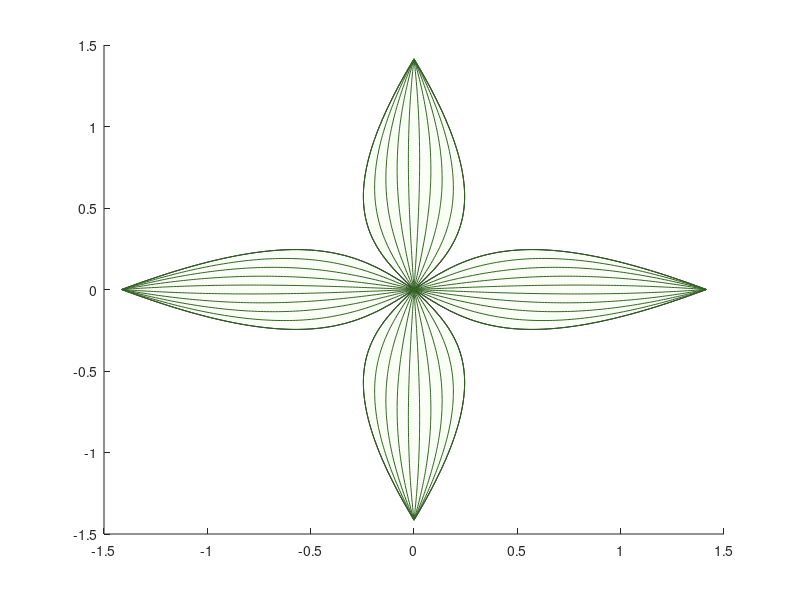

MATLAB code for this plot: (Note: this script raises an error after producing the figure.)
%% A nonlinear bit of Christmas cheer
% by Jason Conklin, Nov-Dec 2017

%% set up inputs and outputs

xx = (-1:0.01:1);

% allocate empty vectors

y_a(1,:) = nan(length(xx),1);
y_a(2,:) = nan(length(xx),1);
y_a(3,:) = nan(length(xx),1);
y_a(4,:) = nan(length(xx),1);
y_a(5,:) = nan(length(xx),1);

y_b(1,:) = nan(length(xx),1);
y_b(2,:) = nan(length(xx),1);
y_b(3,:) = nan(length(xx),1);
y_b(4,:) = nan(length(xx),1);
y_b(5,:) = nan(length(xx),1);

%% build some curves
% syms u m
% 
% f(u,m) = u * (m + (1-m)*u^2);
% g(u,m) = finverse(f);
% 
% yy0 = xx;
% 
% for i = 1:5
%     M = (0.2 * i) - 0.1;
%     y_a(i,:) = f(xx, M);
%     y_b(i,:) = g(xx, M);
% end

y_a = [-1,-1,-1,-1,-1; ...
    -0.972269100000000,-0.976209300000000,-0.980149500000000,-0.984089700000000,-0.988029900000000; ...
    -0.945072800000000,-0.952834400000000,-0.960596000000000,-0.968357600000000,-0.976119200000000; ...
    -0.918405700000000,-0.929871100000000,-0.941336500000000,-0.952801900000000,-0.964267300000000; ...
    -0.892262400000000,-0.907315200000000,-0.922368000000000,-0.937420800000000,-0.952473600000000; ...
    -0.866637500000000,-0.885162500000000,-0.903687500000000,-0.922212500000000,-0.940737500000000; ...
    -0.841525600000000,-0.863408800000000,-0.885292000000000,-0.907175200000000,-0.929058400000000; ...
    -0.816921300000000,-0.842049900000000,-0.867178500000000,-0.892307100000000,-0.917435700000000; ...
    -0.792819200000000,-0.821081600000000,-0.849344000000000,-0.877606400000000,-0.905868800000000; ...
    -0.769213900000000,-0.800499700000000,-0.831785500000000,-0.863071300000000,-0.894357100000000; ...
    -0.746100000000000,-0.780300000000000,-0.814500000000000,-0.848700000000000,-0.882900000000000; ...
    -0.723472100000000,-0.760478300000000,-0.797484500000000,-0.834490700000000,-0.871496900000000; ...
    -0.701324800000000,-0.741030400000000,-0.780736000000000,-0.820441600000000,-0.860147200000000; ...
    -0.679652700000000,-0.721952100000000,-0.764251500000000,-0.806550900000000,-0.848850300000000; ...
    -0.658450400000000,-0.703239200000000,-0.748028000000000,-0.792816800000000,-0.837605600000000; ...
    -0.637712500000000,-0.684887500000000,-0.732062500000000,-0.779237500000000,-0.826412500000000; ...
    -0.617433600000000,-0.666892800000000,-0.716352000000000,-0.765811200000000,-0.815270400000000; ...
    -0.597608300000000,-0.649250900000000,-0.700893500000000,-0.752536100000000,-0.804178700000000; ...
    -0.578231200000000,-0.631957600000000,-0.685684000000000,-0.739410400000000,-0.793136800000000; ...
    -0.559296900000000,-0.615008700000000,-0.670720500000000,-0.726432300000000,-0.782144100000000; ...
    -0.540800000000000,-0.598400000000000,-0.656000000000000,-0.713600000000000,-0.771200000000000; ...
    -0.522735100000000,-0.582127300000000,-0.641519500000000,-0.700911700000000,-0.760303900000000; ...
    -0.505096800000000,-0.566186400000000,-0.627276000000000,-0.688365600000000,-0.749455200000000; ...
    -0.487879700000000,-0.550573100000000,-0.613266500000000,-0.675959900000000,-0.738653300000000; ...
    -0.471078400000000,-0.535283200000000,-0.599488000000000,-0.663692800000000,-0.727897600000000; ...
    -0.454687500000000,-0.520312500000000,-0.585937500000000,-0.651562500000000,-0.717187500000000; ...
    -0.438701600000000,-0.505656800000000,-0.572612000000000,-0.639567200000000,-0.706522400000000; ...
    -0.423115300000000,-0.491311900000000,-0.559508500000000,-0.627705100000000,-0.695901700000000; ...
    -0.407923200000000,-0.477273600000000,-0.546624000000000,-0.615974400000000,-0.685324800000000; ...
    -0.393119900000000,-0.463537700000000,-0.533955500000000,-0.604373300000000,-0.674791100000000; ...
    -0.378700000000000,-0.450100000000000,-0.521500000000000,-0.592900000000000,-0.664300000000000; ...
    -0.364658100000000,-0.436956300000000,-0.509254500000000,-0.581552700000000,-0.653850900000000; ...
    -0.350988800000000,-0.424102400000000,-0.497216000000000,-0.570329600000000,-0.643443200000000; ...
    -0.337686700000000,-0.411534100000000,-0.485381500000000,-0.559228900000000,-0.633076300000000; ...
    -0.324746400000000,-0.399247200000000,-0.473748000000000,-0.548248800000000,-0.622749600000000; ...
    -0.312162500000000,-0.387237500000000,-0.462312500000000,-0.537387500000000,-0.612462500000000; ...
    -0.299929600000000,-0.375500800000000,-0.451072000000000,-0.526643200000000,-0.602214400000000; ...
    -0.288042300000000,-0.364032900000000,-0.440023500000000,-0.516014100000000,-0.592004700000000; ...
    -0.276495200000000,-0.352829600000000,-0.429164000000000,-0.505498400000000,-0.581832800000000; ...
    -0.265282900000000,-0.341886700000000,-0.418490500000000,-0.495094300000000,-0.571698100000000; ...
    -0.254400000000000,-0.331200000000000,-0.408000000000000,-0.484800000000000,-0.561600000000000; ...
    -0.243841100000000,-0.320765300000000,-0.397689500000000,-0.474613700000000,-0.551537900000000; ...
    -0.233600800000000,-0.310578400000000,-0.387556000000000,-0.464533600000000,-0.541511200000000; ...
    -0.223673700000000,-0.300635100000000,-0.377596500000000,-0.454557900000000,-0.531519300000000; ...
    -0.214054400000000,-0.290931200000000,-0.367808000000000,-0.444684800000000,-0.521561600000000; ...
    -0.204737500000000,-0.281462500000000,-0.358187500000000,-0.434912500000000,-0.511637500000000; ...
    -0.195717600000000,-0.272224800000000,-0.348732000000000,-0.425239200000000,-0.501746400000000; ...
    -0.186989300000000,-0.263213900000000,-0.339438500000000,-0.415663100000000,-0.491887700000000; ...
    -0.178547200000000,-0.254425600000000,-0.330304000000000,-0.406182400000000,-0.482060800000000; ...
    -0.170385900000000,-0.245855700000000,-0.321325500000000,-0.396795300000000,-0.472265100000000; ...
    -0.162500000000000,-0.237500000000000,-0.312500000000000,-0.387500000000000,-0.462500000000000; ...
    -0.154884100000000,-0.229354300000000,-0.303824500000000,-0.378294700000000,-0.452764900000000; ...
    -0.147532800000000,-0.221414400000000,-0.295296000000000,-0.369177600000000,-0.443059200000000; ...
    -0.140440700000000,-0.213676100000000,-0.286911500000000,-0.360146900000000,-0.433382300000000; ...
    -0.133602400000000,-0.206135200000000,-0.278668000000000,-0.351200800000000,-0.423733600000000; ...
    -0.127012500000000,-0.198787500000000,-0.270562500000000,-0.342337500000000,-0.414112500000000; ...
    -0.120665600000000,-0.191628800000000,-0.262592000000000,-0.333555200000000,-0.404518400000000; ...
    -0.114556300000000,-0.184654900000000,-0.254753500000000,-0.324852100000000,-0.394950700000000; ...
    -0.108679200000000,-0.177861600000000,-0.247044000000000,-0.316226400000000,-0.385408800000000; ...
    -0.103028900000000,-0.171244700000000,-0.239460500000000,-0.307676300000000,-0.375892100000000; ...
    -0.0976000000000000,-0.164800000000000,-0.232000000000000,-0.299200000000000,-0.366400000000000; ...
    -0.0923871000000000,-0.158523300000000,-0.224659500000000,-0.290795700000000,-0.356931900000000; ...
    -0.0873848000000000,-0.152410400000000,-0.217436000000000,-0.282461600000000,-0.347487200000000; ...
    -0.0825877000000000,-0.146457100000000,-0.210326500000000,-0.274195900000000,-0.338065300000000; ...
    -0.0779904000000000,-0.140659200000000,-0.203328000000000,-0.265996800000000,-0.328665600000000; ...
    -0.0735875000000000,-0.135012500000000,-0.196437500000000,-0.257862500000000,-0.319287500000000; ...
    -0.0693736000000000,-0.129512800000000,-0.189652000000000,-0.249791200000000,-0.309930400000000; ...
    -0.0653433000000000,-0.124155900000000,-0.182968500000000,-0.241781100000000,-0.300593700000000; ...
    -0.0614912000000000,-0.118937600000000,-0.176384000000000,-0.233830400000000,-0.291276800000000; ...
    -0.0578119000000000,-0.113853700000000,-0.169895500000000,-0.225937300000000,-0.281979100000000; ...
    -0.0543000000000000,-0.108900000000000,-0.163500000000000,-0.218100000000000,-0.272700000000000; ...
    -0.0509501000000000,-0.104072300000000,-0.157194500000000,-0.210316700000000,-0.263438900000000; ...
    -0.0477568000000000,-0.0993664000000000,-0.150976000000000,-0.202585600000000,-0.254195200000000; ...
    -0.0447147000000000,-0.0947781000000000,-0.144841500000000,-0.194904900000000,-0.244968300000000; ...
    -0.0418184000000000,-0.0903032000000000,-0.138788000000000,-0.187272800000000,-0.235757600000000; ...
    -0.0390625000000000,-0.0859375000000000,-0.132812500000000,-0.179687500000000,-0.226562500000000; ...
    -0.0364416000000000,-0.0816768000000000,-0.126912000000000,-0.172147200000000,-0.217382400000000; ...
    -0.0339503000000000,-0.0775169000000000,-0.121083500000000,-0.164650100000000,-0.208216700000000; ...
    -0.0315832000000000,-0.0734536000000000,-0.115324000000000,-0.157194400000000,-0.199064800000000; ...
    -0.0293349000000000,-0.0694827000000000,-0.109630500000000,-0.149778300000000,-0.189926100000000; ...
    -0.0272000000000000,-0.0656000000000000,-0.104000000000000,-0.142400000000000,-0.180800000000000; ...
    -0.0251731000000000,-0.0618013000000000,-0.0984295000000000,-0.135057700000000,-0.171685900000000; ...
    -0.0232488000000000,-0.0580824000000000,-0.0929160000000000,-0.127749600000000,-0.162583200000000; ...
    -0.0214217000000000,-0.0544391000000000,-0.0874565000000000,-0.120473900000000,-0.153491300000000; ...
    -0.0196864000000000,-0.0508672000000000,-0.0820480000000000,-0.113228800000000,-0.144409600000000; ...
    -0.0180375000000000,-0.0473625000000000,-0.0766875000000000,-0.106012500000000,-0.135337500000000; ...
    -0.0164696000000000,-0.0439208000000000,-0.0713720000000000,-0.0988232000000000,-0.126274400000000; ...
    -0.0149773000000000,-0.0405379000000000,-0.0660985000000000,-0.0916591000000000,-0.117219700000000; ...
    -0.0135552000000000,-0.0372096000000000,-0.0608640000000000,-0.0845184000000000,-0.108172800000000; ...
    -0.0121979000000000,-0.0339317000000000,-0.0556655000000000,-0.0773993000000000,-0.0991331000000000; ...
    -0.0109000000000000,-0.0307000000000000,-0.0505000000000000,-0.0703000000000000,-0.0901000000000000; ...
    -0.00965610000000000,-0.0275103000000000,-0.0453645000000000,-0.0632187000000000,-0.0810729000000000; ...
    -0.00846080000000000,-0.0243584000000000,-0.0402560000000000,-0.0561536000000000,-0.0720512000000000; ...
    -0.00730870000000000,-0.0212401000000000,-0.0351715000000000,-0.0491029000000000,-0.0630343000000000; ...
    -0.00619440000000000,-0.0181512000000000,-0.0301080000000000,-0.0420648000000000,-0.0540216000000000; ...
    -0.00511250000000000,-0.0150875000000000,-0.0250625000000000,-0.0350375000000000,-0.0450125000000000; ...
    -0.00405760000000000,-0.0120448000000000,-0.0200320000000000,-0.0280192000000000,-0.0360064000000000; ...
    -0.00302430000000000,-0.00901890000000000,-0.0150135000000000,-0.0210081000000000,-0.0270027000000000; ...
    -0.00200720000000000,-0.00600560000000000,-0.0100040000000000,-0.0140024000000000,-0.0180008000000000; ...
    -0.00100090000000000,-0.00300070000000000,-0.00500050000000000,-0.00700030000000000,-0.00900010000000000; ...
    0,0,0,0,0; ...
    0.00100090000000000,0.00300070000000000,0.00500050000000000,0.00700030000000000,0.00900010000000000; ...
    0.00200720000000000,0.00600560000000000,0.0100040000000000,0.0140024000000000,0.0180008000000000; ...
    0.00302430000000000,0.00901890000000000,0.0150135000000000,0.0210081000000000,0.0270027000000000; ...
    0.00405760000000000,0.0120448000000000,0.0200320000000000,0.0280192000000000,0.0360064000000000; ...
    0.00511250000000000,0.0150875000000000,0.0250625000000000,0.0350375000000000,0.0450125000000000; ...
    0.00619440000000000,0.0181512000000000,0.0301080000000000,0.0420648000000000,0.0540216000000000; ...
    0.00730870000000000,0.0212401000000000,0.0351715000000000,0.0491029000000000,0.0630343000000000; ...
    0.00846080000000000,0.0243584000000000,0.0402560000000000,0.0561536000000000,0.0720512000000000; ...
    0.00965610000000000,0.0275103000000000,0.0453645000000000,0.0632187000000000,0.0810729000000000; ...
    0.0109000000000000,0.0307000000000000,0.0505000000000000,0.0703000000000000,0.0901000000000000; ...
    0.0121979000000000,0.0339317000000000,0.0556655000000000,0.0773993000000000,0.0991331000000000; ...
    0.0135552000000000,0.0372096000000000,0.0608640000000000,0.0845184000000000,0.108172800000000; ...
    0.0149773000000000,0.0405379000000000,0.0660985000000000,0.0916591000000000,0.117219700000000; ...
    0.0164696000000000,0.0439208000000000,0.0713720000000000,0.0988232000000000,0.126274400000000; ...
    0.0180375000000000,0.0473625000000000,0.0766875000000000,0.106012500000000,0.135337500000000; ...
    0.0196864000000000,0.0508672000000000,0.0820480000000000,0.113228800000000,0.144409600000000; ...
    0.0214217000000000,0.0544391000000000,0.0874565000000000,0.120473900000000,0.153491300000000; ...
    0.0232488000000000,0.0580824000000000,0.0929160000000000,0.127749600000000,0.162583200000000; ...
    0.0251731000000000,0.0618013000000000,0.0984295000000000,0.135057700000000,0.171685900000000; ...
    0.0272000000000000,0.0656000000000000,0.104000000000000,0.142400000000000,0.180800000000000; ...
    0.0293349000000000,0.0694827000000000,0.109630500000000,0.149778300000000,0.189926100000000; ...
    0.0315832000000000,0.0734536000000000,0.115324000000000,0.157194400000000,0.199064800000000; ...
    0.0339503000000000,0.0775169000000000,0.121083500000000,0.164650100000000,0.208216700000000; ...
    0.0364416000000000,0.0816768000000000,0.126912000000000,0.172147200000000,0.217382400000000; ...
    0.0390625000000000,0.0859375000000000,0.132812500000000,0.179687500000000,0.226562500000000; ...
    0.0418184000000000,0.0903032000000000,0.138788000000000,0.187272800000000,0.235757600000000; ...
    0.0447147000000000,0.0947781000000000,0.144841500000000,0.194904900000000,0.244968300000000; ...
    0.0477568000000000,0.0993664000000000,0.150976000000000,0.202585600000000,0.254195200000000; ...
    0.0509501000000000,0.104072300000000,0.157194500000000,0.210316700000000,0.263438900000000; ...
    0.0543000000000000,0.108900000000000,0.163500000000000,0.218100000000000,0.272700000000000; ...
    0.0578119000000000,0.113853700000000,0.169895500000000,0.225937300000000,0.281979100000000; ...
    0.0614912000000000,0.118937600000000,0.176384000000000,0.233830400000000,0.291276800000000; ...
    0.0653433000000000,0.124155900000000,0.182968500000000,0.241781100000000,0.300593700000000; ...
    0.0693736000000000,0.129512800000000,0.189652000000000,0.249791200000000,0.309930400000000; ...
    0.0735875000000000,0.135012500000000,0.196437500000000,0.257862500000000,0.319287500000000; ...
    0.0779904000000000,0.140659200000000,0.203328000000000,0.265996800000000,0.328665600000000; ...
    0.0825877000000000,0.146457100000000,0.210326500000000,0.274195900000000,0.338065300000000; ...
    0.0873848000000000,0.152410400000000,0.217436000000000,0.282461600000000,0.347487200000000; ...
    0.0923871000000000,0.158523300000000,0.224659500000000,0.290795700000000,0.356931900000000; ...
    0.0976000000000000,0.164800000000000,0.232000000000000,0.299200000000000,0.366400000000000; ...
    0.103028900000000,0.171244700000000,0.239460500000000,0.307676300000000,0.375892100000000; ...
    0.108679200000000,0.177861600000000,0.247044000000000,0.316226400000000,0.385408800000000; ...
    0.114556300000000,0.184654900000000,0.254753500000000,0.324852100000000,0.394950700000000; ...
    0.120665600000000,0.191628800000000,0.262592000000000,0.333555200000000,0.404518400000000; ...
    0.127012500000000,0.198787500000000,0.270562500000000,0.342337500000000,0.414112500000000; ...
    0.133602400000000,0.206135200000000,0.278668000000000,0.351200800000000,0.423733600000000; ...
    0.140440700000000,0.213676100000000,0.286911500000000,0.360146900000000,0.433382300000000; ...
    0.147532800000000,0.221414400000000,0.295296000000000,0.369177600000000,0.443059200000000; ...
    0.154884100000000,0.229354300000000,0.303824500000000,0.378294700000000,0.452764900000000; ...
    0.162500000000000,0.237500000000000,0.312500000000000,0.387500000000000,0.462500000000000; ...
    0.170385900000000,0.245855700000000,0.321325500000000,0.396795300000000,0.472265100000000; ...
    0.178547200000000,0.254425600000000,0.330304000000000,0.406182400000000,0.482060800000000; ...
    0.186989300000000,0.263213900000000,0.339438500000000,0.415663100000000,0.491887700000000; ...
    0.195717600000000,0.272224800000000,0.348732000000000,0.425239200000000,0.501746400000000; ...
    0.204737500000000,0.281462500000000,0.358187500000000,0.434912500000000,0.511637500000000; ...
    0.214054400000000,0.290931200000000,0.367808000000000,0.444684800000000,0.521561600000000; ...
    0.223673700000000,0.300635100000000,0.377596500000000,0.454557900000000,0.531519300000000; ...
    0.233600800000000,0.310578400000000,0.387556000000000,0.464533600000000,0.541511200000000; ...
    0.243841100000000,0.320765300000000,0.397689500000000,0.474613700000000,0.551537900000000; ...
    0.254400000000000,0.331200000000000,0.408000000000000,0.484800000000000,0.561600000000000; ...
    0.265282900000000,0.341886700000000,0.418490500000000,0.495094300000000,0.571698100000000; ...
    0.276495200000000,0.352829600000000,0.429164000000000,0.505498400000000,0.581832800000000; ...
    0.288042300000000,0.364032900000000,0.440023500000000,0.516014100000000,0.592004700000000; ...
    0.299929600000000,0.375500800000000,0.451072000000000,0.526643200000000,0.602214400000000; ...
    0.312162500000000,0.387237500000000,0.462312500000000,0.537387500000000,0.612462500000000; ...
    0.324746400000000,0.399247200000000,0.473748000000000,0.548248800000000,0.622749600000000; ...
    0.337686700000000,0.411534100000000,0.485381500000000,0.559228900000000,0.633076300000000; ...
    0.350988800000000,0.424102400000000,0.497216000000000,0.570329600000000,0.643443200000000; ...
    0.364658100000000,0.436956300000000,0.509254500000000,0.581552700000000,0.653850900000000; ...
    0.378700000000000,0.450100000000000,0.521500000000000,0.592900000000000,0.664300000000000; ...
    0.393119900000000,0.463537700000000,0.533955500000000,0.604373300000000,0.674791100000000; ...
    0.407923200000000,0.477273600000000,0.546624000000000,0.615974400000000,0.685324800000000; ...
    0.423115300000000,0.491311900000000,0.559508500000000,0.627705100000000,0.695901700000000; ...
    0.438701600000000,0.505656800000000,0.572612000000000,0.639567200000000,0.706522400000000; ...
    0.454687500000000,0.520312500000000,0.585937500000000,0.651562500000000,0.717187500000000; ...
    0.471078400000000,0.535283200000000,0.599488000000000,0.663692800000000,0.727897600000000; ...
    0.487879700000000,0.550573100000000,0.613266500000000,0.675959900000000,0.738653300000000; ...
    0.505096800000000,0.566186400000000,0.627276000000000,0.688365600000000,0.749455200000000; ...
    0.522735100000000,0.582127300000000,0.641519500000000,0.700911700000000,0.760303900000000; ...
    0.540800000000000,0.598400000000000,0.656000000000000,0.713600000000000,0.771200000000000; ...
    0.559296900000000,0.615008700000000,0.670720500000000,0.726432300000000,0.782144100000000; ...
    0.578231200000000,0.631957600000000,0.685684000000000,0.739410400000000,0.793136800000000; ...
    0.597608300000000,0.649250900000000,0.700893500000000,0.752536100000000,0.804178700000000; ...
    0.617433600000000,0.666892800000000,0.716352000000000,0.765811200000000,0.815270400000000; ...
    0.637712500000000,0.684887500000000,0.732062500000000,0.779237500000000,0.826412500000000; ...
    0.658450400000000,0.703239200000000,0.748028000000000,0.792816800000000,0.837605600000000; ...
    0.679652700000000,0.721952100000000,0.764251500000000,0.806550900000000,0.848850300000000; ...
    0.701324800000000,0.741030400000000,0.780736000000000,0.820441600000000,0.860147200000000; ...
    0.723472100000000,0.760478300000000,0.797484500000000,0.834490700000000,0.871496900000000; ...
    0.746100000000000,0.780300000000000,0.814500000000000,0.848700000000000,0.882900000000000; ...
    0.769213900000000,0.800499700000000,0.831785500000000,0.863071300000000,0.894357100000000; ...
    0.792819200000000,0.821081600000000,0.849344000000000,0.877606400000000,0.905868800000000; ...
    0.816921300000000,0.842049900000000,0.867178500000000,0.892307100000000,0.917435700000000; ...
    0.841525600000000,0.863408800000000,0.885292000000000,0.907175200000000,0.929058400000000; ...
    0.866637500000000,0.885162500000000,0.903687500000000,0.922212500000000,0.940737500000000; ...
    0.892262400000000,0.907315200000000,0.922368000000000,0.937420800000000,0.952473600000000; ...
    0.918405700000000,0.929871100000000,0.941336500000000,0.952801900000000,0.964267300000000; ...
    0.945072800000000,0.952834400000000,0.960596000000000,0.968357600000000,0.976119200000000; ...
    0.972269100000000,0.976209300000000,0.980149500000000,0.984089700000000,0.988029900000000; ...
    1,1,1,1,1]';

y_b = [-1,-1,-1,-1,-1; ...
    -0.996416201311005,-0.995818052062412,-0.994981139887340,-0.993727918069175,-0.991649281569855; ...
    -0.992807376262137,-0.991605175272411,-0.989924113112388,-0.987411230692585,-0.983263698041004; ...
    -0.989173086677517,-0.987360808385163,-0.984828236257000,-0.981049265264289,-0.974843109466312; ...
    -0.985512882025255,-0.983084373957462,-0.979692807015473,-0.974641335293127,-0.966387379249659; ...
    -0.981826298934516,-0.978775277705721,-0.974517103497566,-0.968186740092072,-0.957896374321279; ...
    -0.978112860688357,-0.974432907831540,-0.969300383499722,-0.961684764463289,-0.949369965318005; ...
    -0.974372076690839,-0.970056634312865,-0.964041883742772,-0.955134678379251,-0.940808026768459; ...
    -0.970603441906805,-0.965645808158592,-0.958740819074336,-0.948535736660241,-0.932210437283216; ...
    -0.966806436272630,-0.961199760624331,-0.953396381633977,-0.941887178648702,-0.923577079749961; ...
    -0.962980524076077,-0.956717802386858,-0.948007739979098,-0.935188227880890,-0.914907841533660; ...
    -0.959125153303276,-0.952199222674618,-0.942574038169394,-0.928438091756413,-0.906202614681745; ...
    -0.955239754950701,-0.947643288351409,-0.937094394807595,-0.921635961206272,-0.897461296134316; ...
    -0.951323742299830,-0.943049242950211,-0.931567902034039,-0.914781010360150,-0.888683787939342; ...
    -0.947376510152018,-0.938416305653820,-0.925993624472511,-0.907872396213735,-0.879869997472840; ...
    -0.943397434020892,-0.933743670218765,-0.920370598124577,-0.900909258297029,-0.871019837663994; ...
    -0.939385869279387,-0.929030503838621,-0.914697829209526,-0.893890718344652,-0.862133227225172; ...
    -0.935341150258290,-0.924275945942604,-0.908974292946785,-0.886815879969325,-0.853210090886779; ...
    -0.931262589292915,-0.919479106924944,-0.903198932277538,-0.879683828339811,-0.844250359636868; ...
    -0.927149475714235,-0.914639066800172,-0.897370656522038,-0.872493629864790,-0.835253970965430; ...
    -0.923001074780519,-0.909754873779095,-0.891488339968883,-0.865244331884263,-0.826220869113246; ...
    -0.918816626545134,-0.904825542759731,-0.885550820392318,-0.857934962370312,-0.817151005325203; ...
    -0.914595344655872,-0.899850053727045,-0.879556897493333,-0.850564529639204,-0.808044338107911; ...
    -0.910336415080675,-0.894827350054781,-0.873505331260120,-0.843132022077075,-0.798900833491497; ...
    -0.906038994754243,-0.889756336702078,-0.867394840243110,-0.835636407881648,-0.789720465295372; ...
    -0.901702210139480,-0.884635878296967,-0.861224099739574,-0.828076634822727,-0.780503215397808; ...
    -0.897325155697198,-0.879464797098091,-0.854991739882399,-0.820451630024473,-0.771249074009095; ...
    -0.892906892256891,-0.874241870825253,-0.848696343627387,-0.812760299772797,-0.761958039948050; ...
    -0.888446445280709,-0.868965830348500,-0.842336444632999,-0.805001529351539,-0.752630120921628; ...
    -0.883942803012041,-0.863635357224542,-0.835910525026171,-0.797174182911484,-0.743265333807351; ...
    -0.879394914499268,-0.858249081068220,-0.829417013047384,-0.789277103376651,-0.733863704938254; ...
    -0.874801687484338,-0.852805576745598,-0.822854280567816,-0.781309112392761,-0.724425270390037; ...
    -0.870161986144793,-0.847303361373955,-0.816220640470939,-0.773269010323231,-0.714950076270055; ...
    -0.865474628676734,-0.841740891112509,-0.809514343890522,-0.765155576298595,-0.705438179007784; ...
    -0.860738384704939,-0.836116557726137,-0.802733577296537,-0.756967568325777,-0.695889645646359; ...
    -0.855951972504927,-0.830428684902555,-0.795876459419995,-0.748703723464269,-0.686304554134758; ...
    -0.851114056020147,-0.824675524301452,-0.788941038007287,-0.740362758076909,-0.676682993620183; ...
    -0.846223241655708,-0.818855251311858,-0.781925286394121,-0.731943368163643,-0.667025064740148; ...
    -0.841278074828022,-0.812965960491575,-0.774827099888673,-0.723444229787427,-0.657330879913778; ...
    -0.836277036247478,-0.807005660659671,-0.767644291953123,-0.714863999602198,-0.647600563631774; ...
    -0.831218537908700,-0.800972269610016,-0.760374590172300,-0.706201315493736,-0.637834252744496; ...
    -0.826100918760033,-0.794863608410266,-0.753015631997751,-0.697454797345101,-0.628032096747556; ...
    -0.820922440020648,-0.788677395246818,-0.745564960255218,-0.688623047939358,-0.618194258064321; ...
    -0.815681280109879,-0.782411238771838,-0.738020018403194,-0.679704654013248,-0.608320912324673; ...
    -0.810375529149232,-0.776062630903419,-0.730378145530063,-0.670698187476607,-0.598412248639361; ...
    -0.805003182992608,-0.769628939024329,-0.722636571077270,-0.661602206813400,-0.588468469869249; ...
    -0.799562136734791,-0.763107397518369,-0.714792409276056,-0.652415258681429,-0.578489792888739; ...
    -0.794050177641930,-0.756495098576113,-0.706842653285656,-0.643135879728970,-0.568476448842630; ...
    -0.788464977440445,-0.749788982193530,-0.698784169021402,-0.633762598647811,-0.558428683395640; ...
    -0.782804083892457,-0.742985825277605,-0.690613688662177,-0.624293938483433,-0.548346756973811; ...
    -0.777064911576165,-0.736082229762311,-0.682327803828019,-0.614728419224289,-0.538230944996990; ...
    -0.771244731778426,-0.729074609626056,-0.673922958420617,-0.605064560693397,-0.528081538101554; ...
    -0.765340661393847,-0.721959176687654,-0.665395441122060,-0.595300885766622,-0.517898842352549; ...
    -0.759349650709569,-0.714731925041754,-0.656741377550696,-0.585435923943165,-0.507683179444388; ...
    -0.753268469937355,-0.707388613976144,-0.647956722077420,-0.575468215294759,-0.497434886889235; ...
    -0.747093694333918,-0.699924749191988,-0.639037249311602,-0.565396314820990,-0.487154318192215; ...
    -0.740821687726225,-0.692335562123406,-0.629978545273215,-0.555218797238784,-0.476841843012559; ...
    -0.734448584229906,-0.684615987124323,-0.620775998277135,-0.544934262234583,-0.466497847309818; ...
    -0.727970267915097,-0.676760636257495,-0.611424789567321,-0.534541340207828,-0.456122733474242; ...
    -0.721382350133889,-0.668763771382239,-0.601919883753303,-0.524038698534128,-0.445716920440481; ...
    -0.714680144175682,-0.660619273192848,-0.592256019119650,-0.513425048375740,-0.435280843783707; ...
    -0.707858636859406,-0.652320606807616,-0.582427697901691,-0.502699152065749,-0.424814955797326; ...
    -0.700912456602706,-0.643860783447744,-0.572429176648634,-0.491859831090347,-0.414319725551416; ...
    -0.693835837424939,-0.635232317674365,-0.562254456829427,-0.480905974690944,-0.403795638931100; ...
    -0.686622578239888,-0.626427179568778,-0.551897275878614,-0.469836549104215,-0.393243198654025; ...
    -0.679265996671006,-0.617436741143393,-0.541351098930517,-0.458650607453591,-0.382662924266201; ...
    -0.671758876471103,-0.608251716156361,-0.530609111552160,-0.447347300299926,-0.372055352115459; ...
    -0.664093407442462,-0.598862092368201,-0.519664213860548,-0.435925886852055,-0.361421035301829; ...
    -0.656261116522914,-0.589257055120540,-0.508509016500509,-0.424385746829496,-0.350760543604182; ...
    -0.648252788415972,-0.579424900931121,-0.497135839068082,-0.412726392959609,-0.340074463382537; ...
    -0.640058373782393,-0.569352939581060,-0.485536711694142,-0.400947484079901,-0.329363397455458; ...
    -0.631666882554688,-0.559027382914871,-0.473703380656848,-0.389048838802927,-0.318627964952065; ...
    -0.623066259355766,-0.548433218275925,-0.461627319072440,-0.377030449686144,-0.307868801138199; ...
    -0.614243237258546,-0.537554064154824,-0.449299743924918,-0.364892497832354,-0.297086557216372; ...
    -0.605183165160588,-0.526372005232003,-0.436711640938138,-0.352635367827894,-0.286281900099200; ...
    -0.595869802791635,-0.514867403547832,-0.423853799069783,-0.340259662905765,-0.275455512156081; ...
    -0.586285075717476,-0.503018682038057,-0.410716856713990,-0.327766220199588,-0.264608090932965; ...
    -0.576408780502528,-0.490802076144543,-0.397291362033077,-0.315156125932021,-0.253740348845129; ...
    -0.566218227233371,-0.478191348683668,-0.383567850188523,-0.302430730358419,-0.242853012842986; ...
    -0.555687802577837,-0.465157462691503,-0.369536940588808,-0.289591662263742,-0.231946824050991; ...
    -0.544788431004515,-0.451668206683177,-0.355189457588230,-0.276640842788607,-0.221022537379858; ...
    -0.533486904035143,-0.437687766869833,-0.340516578312989,-0.263580498339784,-0.210080921112325; ...
    -0.521745036410918,-0.423176241725394,-0.325510011397062,-0.250413172322357,-0.199122756462868; ...
    -0.509518592214469,-0.408089096488514,-0.310162210296829,-0.237141735416072,-0.188148837111785; ...
    -0.496755900754126,-0.392376559730011,-0.294466624410535,-0.223769394108390,-0.177159968714231; ...
    -0.483396047258067,-0.375982972682176,-0.278417990321810,-0.210299697192399,-0.166156968384826; ...
    -0.469366470288671,-0.358846117349838,-0.262012663959446,-0.196736539940274,-0.155140664158590; ...
    -0.454579714575870,-0.340896575922609,-0.245248992154482,-0.183084165673286,-0.144111894429018; ...
    -0.438928954111466,-0.322057218665727,-0.228127718832997,-0.169347164468469,-0.133071507364237; ...
    -0.422281678422509,-0.302242990931706,-0.210652416819081,-0.155530468770473,-0.122020360302228; ...
    -0.404470554254077,-0.281361287468310,-0.192829930962913,-0.141639345715190,-0.110959319126235; ...
    -0.385279796088911,-0.259313383154313,-0.174670812267225,-0.127679386019440,-0.0998892576215056; ...
    -0.364424113889655,-0.235997651575749,-0.156189716338350,-0.113656489347711,-0.0888110568146539; ...
    -0.341514826597312,-0.211315644202477,-0.137405733630923,-0.0995768461317394,-0.0777256042969411; ...
    -0.316002579993033,-0.185182453832472,-0.118342614704130,-0.0854469158900132,-0.0666337935328957; ...
    -0.287074699913191,-0.157542915715219,-0.0990288524054573,-0.0712734021701690,-0.0555365231557221; ...
    -0.253458196724100,-0.128394584869137,-0.0794975858968170,-0.0570632243152027,-0.0444346962510227; ...
    -0.213012416437201,-0.0978162175069227,-0.0597862997522319,-0.0428234863318090,-0.0333292196304015; ...
    -0.161845570564714,-0.0659959656738213,-0.0399363052482244,-0.0285614432129572,-0.0222210030965681; ...
    -0.0928059967739367,-0.0332475788451765,-0.0199920095846681,-0.0142844651340678,-0.0111109587015927; ...
    5.65979942426670e-73,0,0,1.13195988485334e-72,-2.26391976970668e-72; ...
    0.0928059967739367,0.0332475788451765,0.0199920095846681,0.0142844651340678,0.0111109587015927; ...
    0.161845570564714,0.0659959656738213,0.0399363052482244,0.0285614432129572,0.0222210030965681; ...
    0.213012416437201,0.0978162175069227,0.0597862997522319,0.0428234863318090,0.0333292196304015; ...
    0.253458196724100,0.128394584869137,0.0794975858968170,0.0570632243152027,0.0444346962510227; ...
    0.287074699913191,0.157542915715219,0.0990288524054573,0.0712734021701690,0.0555365231557221; ...
    0.316002579993033,0.185182453832472,0.118342614704130,0.0854469158900132,0.0666337935328957; ...
    0.341514826597312,0.211315644202477,0.137405733630923,0.0995768461317394,0.0777256042969411; ...
    0.364424113889655,0.235997651575749,0.156189716338350,0.113656489347711,0.0888110568146539; ...
    0.385279796088911,0.259313383154313,0.174670812267225,0.127679386019440,0.0998892576215056; ...
    0.404470554254077,0.281361287468310,0.192829930962913,0.141639345715190,0.110959319126235; ...
    0.422281678422509,0.302242990931706,0.210652416819081,0.155530468770473,0.122020360302228; ...
    0.438928954111466,0.322057218665727,0.228127718832997,0.169347164468469,0.133071507364237; ...
    0.454579714575870,0.340896575922609,0.245248992154482,0.183084165673286,0.144111894429018; ...
    0.469366470288671,0.358846117349838,0.262012663959446,0.196736539940274,0.155140664158590; ...
    0.483396047258067,0.375982972682176,0.278417990321810,0.210299697192399,0.166156968384826; ...
    0.496755900754126,0.392376559730011,0.294466624410535,0.223769394108390,0.177159968714231; ...
    0.509518592214469,0.408089096488514,0.310162210296829,0.237141735416072,0.188148837111785; ...
    0.521745036410918,0.423176241725394,0.325510011397062,0.250413172322357,0.199122756462868; ...
    0.533486904035143,0.437687766869833,0.340516578312989,0.263580498339784,0.210080921112325; ...
    0.544788431004515,0.451668206683177,0.355189457588230,0.276640842788607,0.221022537379858; ...
    0.555687802577837,0.465157462691503,0.369536940588808,0.289591662263742,0.231946824050991; ...
    0.566218227233371,0.478191348683668,0.383567850188523,0.302430730358419,0.242853012842986; ...
    0.576408780502528,0.490802076144543,0.397291362033077,0.315156125932021,0.253740348845129; ...
    0.586285075717476,0.503018682038057,0.410716856713990,0.327766220199588,0.264608090932965; ...
    0.595869802791635,0.514867403547832,0.423853799069783,0.340259662905765,0.275455512156081; ...
    0.605183165160588,0.526372005232003,0.436711640938138,0.352635367827894,0.286281900099200; ...
    0.614243237258546,0.537554064154824,0.449299743924918,0.364892497832354,0.297086557216372; ...
    0.623066259355766,0.548433218275925,0.461627319072440,0.377030449686144,0.307868801138199; ...
    0.631666882554688,0.559027382914871,0.473703380656848,0.389048838802927,0.318627964952065; ...
    0.640058373782393,0.569352939581060,0.485536711694142,0.400947484079901,0.329363397455458; ...
    0.648252788415972,0.579424900931121,0.497135839068082,0.412726392959609,0.340074463382537; ...
    0.656261116522914,0.589257055120540,0.508509016500509,0.424385746829496,0.350760543604182; ...
    0.664093407442462,0.598862092368201,0.519664213860548,0.435925886852055,0.361421035301829; ...
    0.671758876471103,0.608251716156361,0.530609111552160,0.447347300299926,0.372055352115459; ...
    0.679265996671006,0.617436741143393,0.541351098930517,0.458650607453591,0.382662924266201; ...
    0.686622578239888,0.626427179568778,0.551897275878614,0.469836549104215,0.393243198654025; ...
    0.693835837424939,0.635232317674365,0.562254456829427,0.480905974690944,0.403795638931100; ...
    0.700912456602706,0.643860783447744,0.572429176648634,0.491859831090347,0.414319725551416; ...
    0.707858636859406,0.652320606807616,0.582427697901691,0.502699152065749,0.424814955797326; ...
    0.714680144175682,0.660619273192848,0.592256019119650,0.513425048375740,0.435280843783707; ...
    0.721382350133889,0.668763771382239,0.601919883753303,0.524038698534128,0.445716920440481; ...
    0.727970267915097,0.676760636257495,0.611424789567321,0.534541340207828,0.456122733474242; ...
    0.734448584229906,0.684615987124323,0.620775998277135,0.544934262234583,0.466497847309818; ...
    0.740821687726225,0.692335562123406,0.629978545273215,0.555218797238784,0.476841843012559; ...
    0.747093694333918,0.699924749191988,0.639037249311602,0.565396314820990,0.487154318192215; ...
    0.753268469937355,0.707388613976144,0.647956722077420,0.575468215294759,0.497434886889235; ...
    0.759349650709569,0.714731925041754,0.656741377550696,0.585435923943165,0.507683179444388; ...
    0.765340661393847,0.721959176687654,0.665395441122060,0.595300885766622,0.517898842352549; ...
    0.771244731778426,0.729074609626056,0.673922958420617,0.605064560693397,0.528081538101554; ...
    0.777064911576165,0.736082229762311,0.682327803828019,0.614728419224289,0.538230944996990; ...
    0.782804083892457,0.742985825277605,0.690613688662177,0.624293938483433,0.548346756973811; ...
    0.788464977440445,0.749788982193530,0.698784169021402,0.633762598647811,0.558428683395640; ...
    0.794050177641930,0.756495098576113,0.706842653285656,0.643135879728970,0.568476448842630; ...
    0.799562136734791,0.763107397518369,0.714792409276056,0.652415258681429,0.578489792888739; ...
    0.805003182992608,0.769628939024329,0.722636571077270,0.661602206813400,0.588468469869249; ...
    0.810375529149232,0.776062630903419,0.730378145530063,0.670698187476607,0.598412248639361; ...
    0.815681280109879,0.782411238771838,0.738020018403194,0.679704654013248,0.608320912324673; ...
    0.820922440020648,0.788677395246818,0.745564960255218,0.688623047939358,0.618194258064321; ...
    0.826100918760033,0.794863608410266,0.753015631997751,0.697454797345101,0.628032096747556; ...
    0.831218537908700,0.800972269610016,0.760374590172300,0.706201315493736,0.637834252744496; ...
    0.836277036247478,0.807005660659671,0.767644291953123,0.714863999602198,0.647600563631774; ...
    0.841278074828022,0.812965960491575,0.774827099888673,0.723444229787427,0.657330879913778; ...
    0.846223241655708,0.818855251311858,0.781925286394121,0.731943368163643,0.667025064740148; ...
    0.851114056020147,0.824675524301452,0.788941038007287,0.740362758076909,0.676682993620183; ...
    0.855951972504927,0.830428684902555,0.795876459419995,0.748703723464269,0.686304554134758; ...
    0.860738384704939,0.836116557726137,0.802733577296537,0.756967568325777,0.695889645646359; ...
    0.865474628676734,0.841740891112509,0.809514343890522,0.765155576298595,0.705438179007784; ...
    0.870161986144793,0.847303361373955,0.816220640470939,0.773269010323231,0.714950076270055; ...
    0.874801687484338,0.852805576745598,0.822854280567816,0.781309112392761,0.724425270390037; ...
    0.879394914499268,0.858249081068220,0.829417013047384,0.789277103376651,0.733863704938254; ...
    0.883942803012041,0.863635357224542,0.835910525026171,0.797174182911484,0.743265333807351; ...
    0.888446445280709,0.868965830348500,0.842336444632999,0.805001529351539,0.752630120921628; ...
    0.892906892256891,0.874241870825253,0.848696343627387,0.812760299772797,0.761958039948050; ...
    0.897325155697198,0.879464797098091,0.854991739882399,0.820451630024473,0.771249074009095; ...
    0.901702210139480,0.884635878296967,0.861224099739574,0.828076634822727,0.780503215397808; ...
    0.906038994754243,0.889756336702078,0.867394840243110,0.835636407881648,0.789720465295372; ...
    0.910336415080675,0.894827350054781,0.873505331260120,0.843132022077075,0.798900833491497; ...
    0.914595344655872,0.899850053727045,0.879556897493333,0.850564529639204,0.808044338107911; ...
    0.918816626545134,0.904825542759731,0.885550820392318,0.857934962370312,0.817151005325203; ...
    0.923001074780519,0.909754873779095,0.891488339968883,0.865244331884263,0.826220869113246; ...
    0.927149475714235,0.914639066800172,0.897370656522038,0.872493629864790,0.835253970965430; ...
    0.931262589292915,0.919479106924944,0.903198932277538,0.879683828339811,0.844250359636868; ...
    0.935341150258290,0.924275945942604,0.908974292946785,0.886815879969325,0.853210090886779; ...
    0.939385869279387,0.929030503838621,0.914697829209526,0.893890718344652,0.862133227225172; ...
    0.943397434020892,0.933743670218765,0.920370598124577,0.900909258297029,0.871019837663994; ...
    0.947376510152018,0.938416305653820,0.925993624472511,0.907872396213735,0.879869997472840; ...
    0.951323742299830,0.943049242950211,0.931567902034039,0.914781010360150,0.888683787939342; ...
    0.955239754950701,0.947643288351409,0.937094394807595,0.921635961206272,0.897461296134316; ...
    0.959125153303276,0.952199222674618,0.942574038169394,0.928438091756413,0.906202614681745; ...
    0.962980524076077,0.956717802386858,0.948007739979098,0.935188227880890,0.914907841533660; ...
    0.966806436272630,0.961199760624331,0.953396381633977,0.941887178648702,0.923577079749961; ...
    0.970603441906805,0.965645808158592,0.958740819074336,0.948535736660241,0.932210437283216; ...
    0.974372076690839,0.970056634312865,0.964041883742772,0.955134678379251,0.940808026768459; ...
    0.978112860688357,0.974432907831540,0.969300383499722,0.961684764463289,0.949369965318005; ...
    0.981826298934516,0.978775277705721,0.974517103497566,0.968186740092072,0.957896374321279; ...
    0.985512882025255,0.983084373957462,0.979692807015473,0.974641335293127,0.966387379249659; ...
    0.989173086677517,0.987360808385163,0.984828236257000,0.981049265264289,0.974843109466312; ...
    0.992807376262137,0.991605175272411,0.989924113112388,0.987411230692585,0.983263698041004; ...
    0.996416201311005,0.995818052062412,0.994981139887340,0.993727918069175,0.991649281569855; ...
    1,1,1,1,1]';

y_c = - y_a;
y_d = - y_b;

%% setup fill vectors

scale = 0.9;
X = [xx,fliplr(xx)];

Y_ab = [y_a(1,:),fliplr(y_b(1,:))];
Y_cd = [y_c(1,:),fliplr(y_d(1,:))];

%% plotting...
gspec = [52 98 36]./255; % green
rspec = [204 44 27]./255; % red
pspec = [255 252 252]./255; % pink
lspec = [250 255 245]./255; % lime
auspec = [197 164 54]./255; % gold

fig1 = figure('units','normalized','outerposition',[0 0 1 1]);

ax1 = axes('Parent',fig1);
hold(ax1,'on');

pp0_f1 = fill(X,Y_ab,lspec);
rotate(pp0_f1,[0 0 1],45);
pp0_f2 = fill(X,Y_cd,lspec);
rotate(pp0_f2,[0 0 1],45);
pp0 = plot(xx,[y_a; y_b; y_c; y_d],'color',gspec);
rotate(pp0,[0 0 1],45)

pp1_f1 = fill(scale.*X,(scale/phi).*Y_ab,pspec);
pp1_f1.LineStyle = 'none';
pp1_f2 = fill(scale.*X,(scale/phi).*Y_cd,pspec);
pp1_f2.LineStyle = 'none';
pp2 = plot(scale*xx,(scale/phi)*[y_a; y_b; y_c; y_d],'color',rspec);

set(ax1,'DataAspectRatio',[1 1 1],'XTick',zeros(1,0),'YTick',zeros(1,0));
ax1.XColor = [1 1 1];
ax1.YColor = [1 1 1];
H = title(ax1,'Happy Holidays!');
H.Color = auspec;

%% Print to PDF
% set(fig1,'Units','Inches');
% 
% pos = get(fig1,'Position');
% 
% print(fig1,'HolidayFlower','-dpdf','-fillpage');

